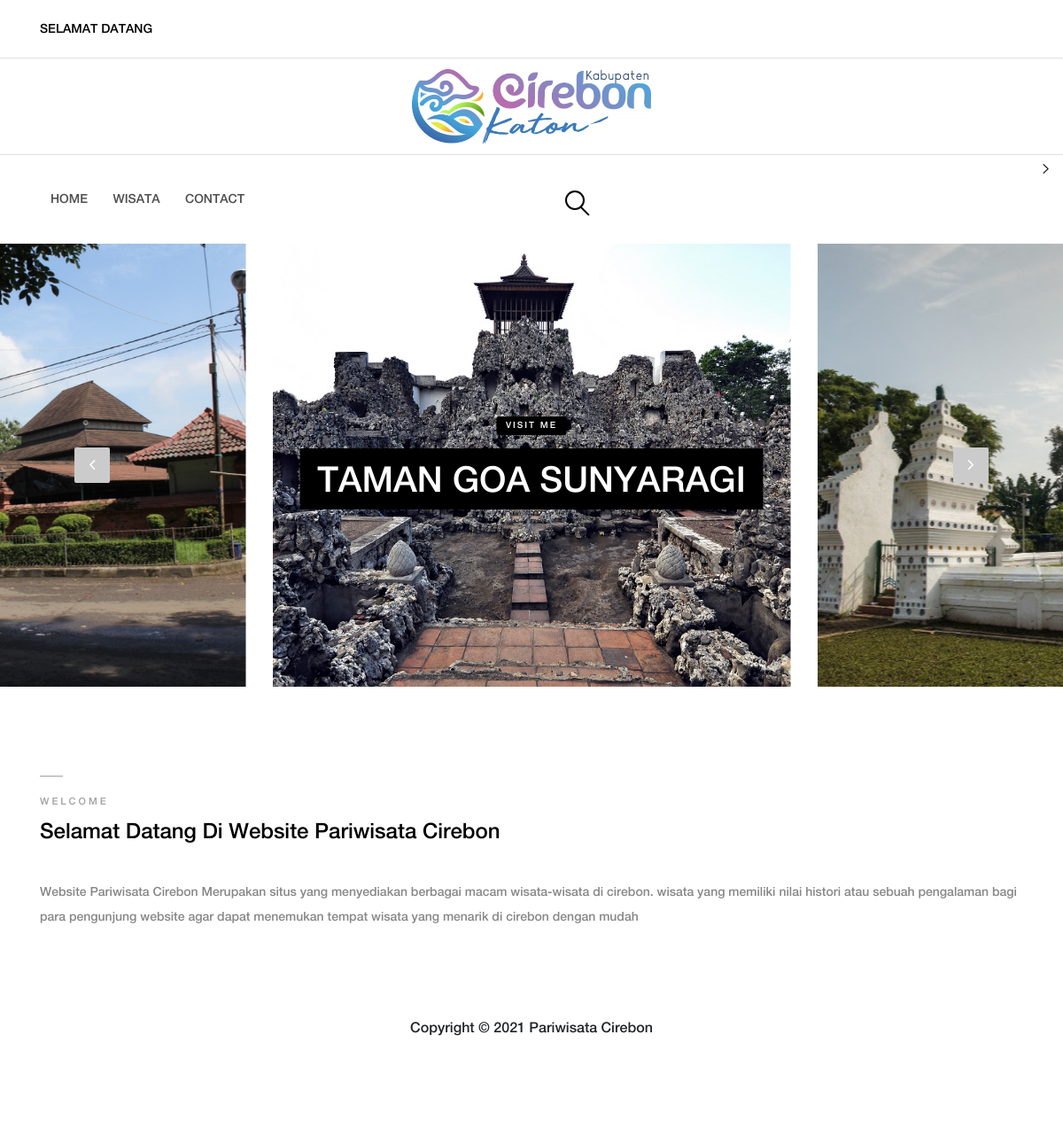
The page / on the database its author committed.
### tables this page shows
CREATE TABLE IF NOT EXISTS `wisata` (
`id` int(11) NOT NULL,
  `nama_lokasi` varchar(100) NOT NULL,
  `alamat` varchar(100) NOT NULL,
  `deskripsi` text NOT NULL,
  `lat` varchar(100) NOT NULL,
  `lng` varchar(100) NOT NULL,
  `gambar` varchar(255) NOT NULL
);

### index.php (the view)
<?php include "atas.php"; ?>
    <div class="hero-area">
        <div class="hero-slides owl-carousel">
             <?php
              if(isset($_GET['search'])){
              $search = $_GET['search'];
              $sql  = mysqli_query($konek, "SELECT * FROM wisata WHERE nama_lokasi LIKE '%$search%' ORDER BY id DESC ");
              }else{
              $sql = mysqli_query($konek, "SELECT * FROM wisata");
              }
            while($data = mysqli_fetch_array($sql)) { ?>
            <div class="single-hero-slide bg-img" style="background-image: url(img/bg-img/<?php echo $data['gambar'];?>); height: 500px;">
                <div class="container h-100">
                    <div class="row h-100 align-items-center">
                        <div class="col-12">
                            <div class="slide-content text-center">
                                <div class="post-tag">
                                    <a href="#" data-animation="fadeInUp">Visit Me</a>
                                </div>
                                <h2 data-animation="fadeInUp" data-delay="250ms"><a href="single-post.php?id=<?php echo $data[id];?>"><?php echo $data['nama_lokasi'];?></a></h2>
                            </div>
                        </div>
                    </div>
                </div>
            </div>
        <?php } ?>
        </div>
    </div>
    <div class="blog-wrapper section-padding-100 clearfix">
        <div class="container">
            <div class="row align-items-end">
                <div class="col-12 col-lg-12">
                    <div class="single-blog-area clearfix mb-100">
                        <div class="single-blog-content">
                            <div class="line"></div>
                            <a href="#" class="post-tag">Welcome</a>
                            <h4><a href="#" class="post-headline">Selamat Datang Di Website Pariwisata Cirebon</a></h4>
                            <p>Website Pariwisata Cirebon Merupakan situs yang menyediakan berbagai macam wisata-wisata di cirebon. wisata yang memiliki nilai histori atau sebuah pengalaman bagi para pengunjung website agar dapat menemukan tempat wisata yang menarik di cirebon dengan mudah</p>
                        </div>
                    </div>
                </div>
    </div>
   <?php include "bawah.php"; ?>

### style.css (style rules this page uses)
* { margin: 0; padding: 0; }
body { font-family: "helveticaneuemedium"; background-color: #ffffff; }
h1, h2, h3, h4, h5, h6 { color: #000000; font-weight: 500; line-height: 1.3; font-family: "helveticaneuemedium"; }
p { color: #878787; font-size: 14px; line-height: 1.4; font-family: "helveticaneuemedium"; }
a { -webkit-transition-duration: 500ms; transition-duration: 500ms; text-decoration: none; outline: none; font-size: 14px; font-family: "helveticaneuemedium"; color: #4f4d4d; }
.mb-100 { margin-bottom: 100px; }
.bg-img { background-position: center center; background-size: cover; background-repeat: no-repeat; }
.section-padding-100 { padding: 100px 0; }
.hero-slides { position: relative; z-index: 1; }
.hero-slides .single-hero-slide { position: relative; z-index: 1; height: 670px; }
.hero-slides .single-hero-slide .slide-content { display: none; }
.hero-slides .single-hero-slide .slide-content .post-tag { margin-bottom: 15px; display: block; }
.hero-slides .single-hero-slide .slide-content .post-tag a { display: inline-block; padding: 3px 10px; background-color: #000000; border-radius: 2px; text-transform: uppercase; letter-spacing: 2px; font-size: 10px; color: #ffffff; }
.hero-slides .single-hero-slide .slide-content h2 a { font-size: 40px; display: inline-block; padding: 12px 20px 5px; background-color: #000000; border-radius: 0; text-transform: uppercase; color: #ffffff; margin-bottom: 0; }
.hero-slides .center .single-hero-slide .slide-content { display: block; }
.single-blog-area { position: relative; z-index: 1; }
.single-blog-area .single-blog-content .line { background-color: #c8c8c8; width: 26px; height: 2px; margin-bottom: 20px; }
.single-blog-area .single-blog-content .post-tag { color: #a1a1a1; font-size: 11px; text-transform: uppercase; letter-spacing: 3px; margin-bottom: 10px; display: block; }
.single-blog-area .single-blog-content h4 a { display: inline-block; color: #000000; font-size: 24px; margin-bottom: 30px; }
.single-blog-area .single-blog-content > p { line-height: 2; margin-bottom: 70px; }

### css/classy-nav.css (style rules this page uses)
* { margin: 0; padding: 0; }
body { font-family: "Roboto", sans-serif; background-color: #f2f4f8; overflow-x: hidden; }
.bg-img { background-position: center center; background-size: cover; background-repeat: no-repeat; }

### rows shown on the page
wisata: gambar (picture), nama_lokasi "TAMAN GOA SUNYARAGI"
wisata: gambar (picture)
wisata: gambar (picture)
